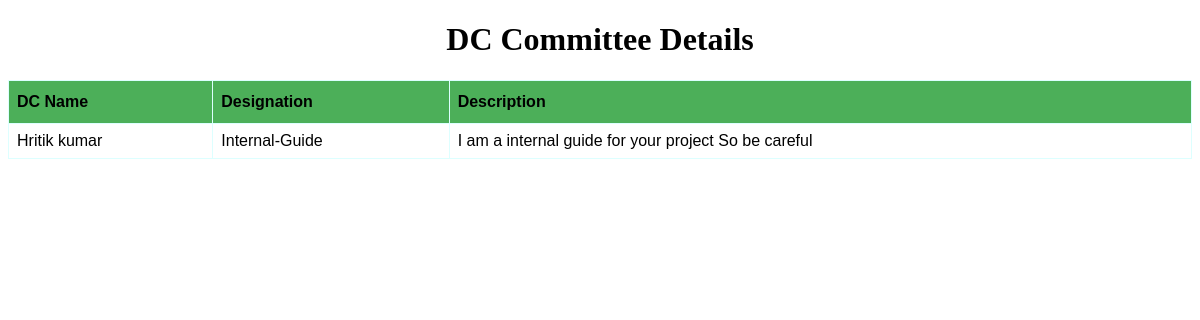
Page /includes/logic/dcCommittee.php on the committed database.
### tables this page shows
CREATE TABLE `dcCommittee` (
  `dcId` varchar(10) NOT NULL,
  `dcName` varchar(25) NOT NULL,
  `dcDesg` varchar(50) NOT NULL,
  `dcDescription` varchar(250) NOT NULL,
  PRIMARY KEY (`dcId`)
);

### includes/logic/dcCommittee.php (the view, shortened to what this page needs)
<?php include('../../config.php')?>
<!DOCTYPE html>
<html lang="en">
<head>
</head>
<body>
    <h1 style="text-align:center;">DC Committee Details</h1>
    <table id="dctable">
    <thead>
        <tr>
            <th>DC Name</th>
            <th>Designation</th>
            <th>Description</th>
        </tr>
    </thead>
    <tbody>
        <?php
        $sql = "SELECT dcName, dcDesg, dcDescription from dcCommittee";
        $result = $conn->query($sql);
        while( $row = $result->fetch_assoc()) : ?>
        <tr>
            <td><?php echo $row['dcName']; ?></td>
            <td><?php echo $row['dcDesg']; ?></td>
            <td><?php echo $row['dcDescription']; ?></td>
        </tr>
        <?php endwhile ?>
    </tbody>
</table>
</body>
</html>

### includes/logic/dcCommittee.php (style rules this page uses)
#dctable { font-family: "Trebuchet MS", Arial, Helvetica, sans-serif; border-collapse: collapse; width: 100%; }
#dctable td, #dctable th { border: 1px solid #dff; padding: 8px; }
#dctable th { padding-top: 12px; padding-bottom: 12px; text-align: left; background-color: #4CAF59; color: black; }

### rows in the picture
dccommittee: dcName "Hritik kumar", dcDesg "Internal-Guide", dcDescription "I am a internal guide for your project So be careful"
